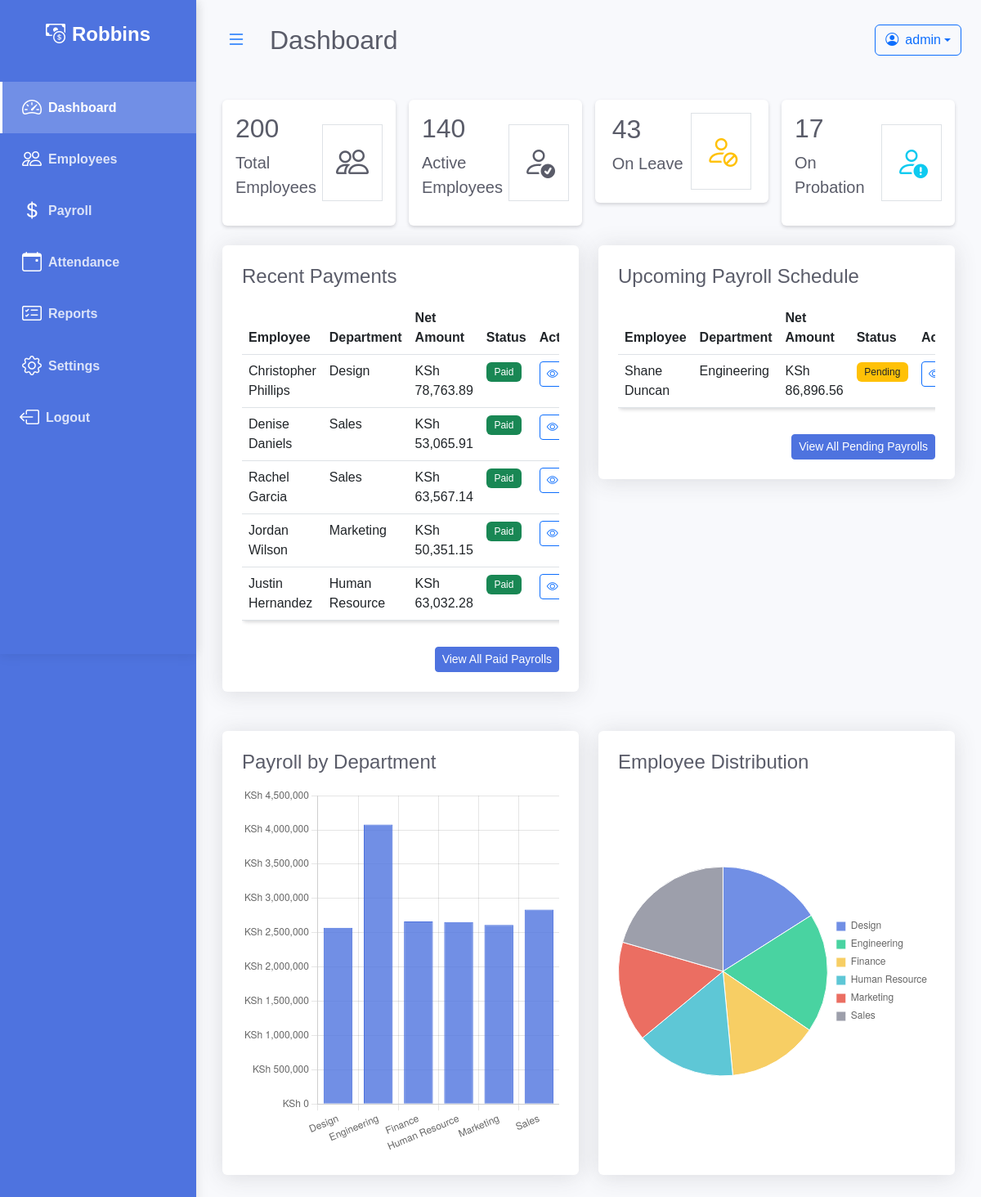
The page / (signed in) on the database as committed earlier.
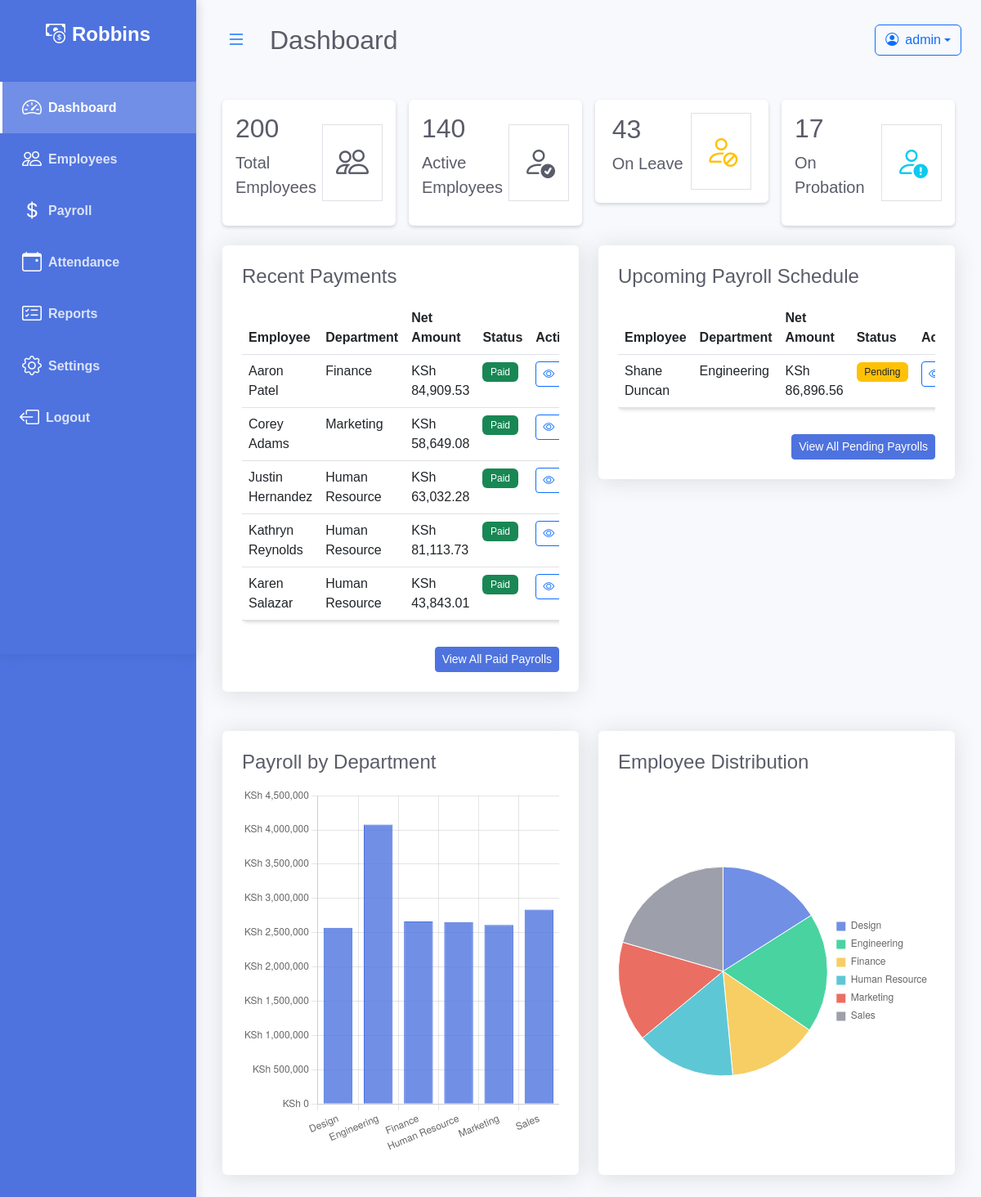
The same page on the database as committed later.
### payroll/models.py (models this page shows, shortened)
class Payroll(models.Model):
    reference_id = models.CharField(
        max_length=50,  # Increased length to accommodate UUID
        unique=True,
        help_text="Unique reference ID for this payroll",
        editable=False  # Prevent manual editing
    )
    PAYMENT_STATUS_CHOICES = [
        ('paid', 'Paid'),
        ('pending', 'Pending'),
    ]
    employee = models.ForeignKey(Employee, on_delete=models.CASCADE, related_name='payrolls')
    pay_period = models.DateField(
        default=timezone.now,
        help_text="Period for which this payroll is generated"
    )
    gross_salary = models.DecimalField(max_digits=10, decimal_places=2)
    total_allowances = models.DecimalField(max_digits=10, decimal_places=2, default=0.00)
    total_deductions = models.DecimalField(max_digits=10, decimal_places=2, default=0.00)
    net_salary = models.DecimalField(max_digits=10, decimal_places=2)
    payment_status = models.CharField(
        max_length=20,
        choices=PAYMENT_STATUS_CHOICES,
        default='pending'
    )
    payment_date = models.DateField(blank=True, null=True)
    created_at = models.DateTimeField(auto_now_add=True)
    updated_at = models.DateTimeField(auto_now=True)
    tax_rate = models.DecimalField(max_digits=5, decimal_places=2, default=0)
    health_insurance = models.DecimalField(max_digits=10, decimal_places=2, default=0)
    retirement_rate = models.DecimalField(max_digits=5, decimal_places=2, default=0)
    tax_amount = models.DecimalField(max_digits=10, decimal_places=2, default=0)
    retirement_amount = models.DecimalField(max_digits=10, decimal_places=2, default=0)
    class Meta:
        ordering = ['-pay_period', 'employee__first_name']
        unique_together = ['employee', 'pay_period']

class Employee(models.Model):
    ACTIVE_STATUS = [
        ('active', 'Active'),
        ('on_leave', 'On Leave'),
        ('probation', 'Probation'),
    ]
    DEPARTMENT_CHOICES = [
        ('engineering', 'Engineering'),
        ('marketing', 'Marketing'),
        ('sales', 'Sales'),
        ('human_resource', 'Human Resource'),
        ('finance', 'Finance'),
        ('design', 'Design'),
    ]
    first_name = models.CharField(max_length=30)
    last_name = models.CharField(max_length=30)
    email = models.EmailField()
    phone_number = models.CharField(max_length=15, blank=True, null=True)
    hire_date = models.DateField()
    department = models.CharField(
        max_length=20,
        choices=DEPARTMENT_CHOICES,
        null=True,
        blank=True,
    )
    salary = models.DecimalField(max_digits=10, decimal_places=2)
    is_active = models.CharField(
        max_length=10,
        choices=ACTIVE_STATUS,
        default='active',
    )

### payroll/views.py (the view)
# urls.py: path('', views.index, name='index'),
@login_required
def index(request):
    total_employees = Employee.objects.count()
    active_employees = Employee.objects.filter(is_active='active').count()
    on_leave_employees = Employee.objects.filter(is_active='on_leave').count()
    probation_employees = Employee.objects.filter(is_active='probation').count()
    recent_payrolls = Payroll.objects.filter(payment_status='paid').select_related('employee').order_by('-payment_date')[:5]
    today = timezone.now().date()
    upcoming_pending_payrolls = Payroll.objects.filter(
        payment_status='pending',
        pay_period__gte=today  # Filter for pay periods today or in the future
    ).exclude(payment_status='paid').select_related('employee').order_by('pay_period')[:5]
    context = {
        'total_employees': total_employees,
        'upcoming_pending_payrolls': upcoming_pending_payrolls,  # Renamed context variable
        'recent_payrolls': recent_payrolls,  # Add recent payrolls to context
        'active_employees': active_employees,
        'on_leave_employees': on_leave_employees,
        'probation_employees': probation_employees,
        'upcoming_periods': get_payroll_periods(),
    }
    department_data = {}
    for employee in Employee.objects.filter(is_active='active'):
        department = employee.get_department_display()
        payroll_records = Payroll.objects.filter(employee=employee, payment_status='paid')
        total_salary = sum(record.net_salary for record in payroll_records)
        if department in department_data:
            department_data[department] += total_salary
        else:
            department_data[department] = total_salary
    context['department_data'] = department_data
    department_data = Employee.objects.values('department').annotate(
    total_payroll=Sum('salary'),
    employee_count=Count('id')
    )
    chart_departments = [dict(Employee.DEPARTMENT_CHOICES)[dept['department']] for dept in department_data]
    payroll_by_department = [float(dept['total_payroll'] or 0) for dept in department_data]
    employees_by_department = [dept['employee_count'] for dept in department_data]
    context.update({
    'total_employees': total_employees,
    'active_employees': active_employees,
    'on_leave_employees': on_leave_employees,
    'probation_employees': probation_employees,
    'upcoming_pending_payrolls': upcoming_pending_payrolls,
    'recent_payrolls': recent_payrolls,
    'upcoming_periods': get_payroll_periods(),
    'chart_departments': json.dumps(chart_departments),
    'payroll_by_department': json.dumps(payroll_by_department),
    'employees_by_department': json.dumps(employees_by_department),
    })
    status_counts = Employee.objects.values('is_active').annotate(count=Count('id'))
    status_counts_dict = {item['is_active']: item['count'] for item in status_counts}
    context['status_counts'] = status_counts_dict
    return render(request, 'index.html', context)

### payroll/templatetags/company_tags.py (called while the page is built)
@register.simple_tag
def get_company_name():
    company = Company.objects.first()
    return company.name if company else "PayPulse"

### payroll/views.py (called while the page is built)
def get_payroll_periods():
    today = timezone.now().date()
    periods = []
    for month in range(3):  # Next 3 months
        date = today.replace(day=1) + timezone.timedelta(days=32*month)
        periods.extend([
            {
                'value': f"{date.year}-{date.month}-1",
                'label': f"{date.strftime('%B')} 1-15, {date.year}"
            },
            {
                'value': f"{date.year}-{date.month}-2",
                'label': f"{date.strftime('%B')} 16-{(date.replace(day=1) + timezone.timedelta(days=32)).replace(day=1).day-1}, {date.year}"
            }
        ])
    return periods

### templates/index.html (shortened to what the changed rows need)
{% extends 'base.html' %}
{% load static %}
{% load humanize %}
{% block page_title %}Dashboard{% endblock %}
{% block content %}
<div class="row my-4">
  <div class="col-md-6">
    <div class="bg-white rounded shadow p-4 mb-4">
      <div class="table-responsive-card">
        <table class="table bg-white rounded shadow-sm table-hover" id="recentPayrollsTable">
          <thead>
            <tr>
              <th scope="col">Employee</th>
              <th scope="col">Department</th>
              <th scope="col">Net Amount</th>
              <th scope="col">Status</th>
              <th scope="col">Actions</th>
            </tr>
          </thead>
          <tbody>
            {% for payroll in recent_payrolls %}
            <tr>
              <td data-label="Employee">{{ payroll.employee.first_name }} {{ payroll.employee.last_name }}</td>
              <td data-label="Department">{{ payroll.employee.get_department_display }}</td>
              <td data-label="Net Amount">KSh {{ payroll.net_salary|floatformat:2|intcomma }}</td>
              <td data-label="Status">
                <span class="badge bg-success">
                  {{ payroll.get_payment_status_display }}
                </span>
              </td>
              <td data-label="Actions">
                <div class="btn-group btn-group-sm">
                  <a href="{% url 'payroll_detail' payroll.id %}" class="btn btn-outline-primary" title="View Details">
                    <i class="bi bi-eye"></i>
                  </a>
                </div>
              </td>
            </tr>
            {% empty %}
            <tr>
              <td colspan="5" class="text-center text-muted">No recent paid payrolls found.</td>
            </tr>
            {% endfor %}
          </tbody>
        </table>
      </div>
    </div>
  </div>
  <div class="col-md-6">
    <div class="bg-white rounded shadow p-4 mb-4">
      <div class="table-responsive-card">
        <table class="table bg-white rounded shadow-sm table-hover" id="upcomingPayrollsTable">
          <thead>
            <tr>
              <th scope="col">Employee</th>
              <th scope="col">Department</th>
              <th scope="col">Net Amount</th>
              <th scope="col">Status</th>
              <th scope="col">Actions</th>
            </tr>
          </thead>
          <tbody>
            {% for payroll in upcoming_pending_payrolls %}
            <tr>
              <td data-label="Employee">{{ payroll.employee.first_name }} {{ payroll.employee.last_name }}</td>
              <td data-label="Department">{{ payroll.employee.get_department_display }}</td>
              <td data-label="Net Amount">KSh {{ payroll.net_salary|floatformat:2|intcomma }}</td>
              <td data-label="Status"><span class="badge bg-warning text-dark">{{ payroll.get_payment_status_display }}</span></td>
              <td data-label="Actions">
                <div class="btn-group btn-group-sm">
                  <a href="{% url 'payroll_detail' payroll.id %}" class="btn btn-outline-primary" title="View Details">
                    <i class="bi bi-eye"></i>
                  </a>
                </div>
              </td>
            </tr>
            {% empty %}
            <tr>
              <td colspan="5" class="text-center text-muted">No upcoming payrolls scheduled.</td>
            </tr>
            {% endfor %}
          </tbody>
        </table>
      </div>
    </div>
  </div>
</div>
{% endblock %}

Rows that differ between the two databases and show on the page:
no longer on this page (row unchanged): Payroll: employee.first_name "Christopher", employee.last_name "Phillips", employee.department "Design", net_salary "78,763.89", payment_status "Paid", shown under "Recent Payments"
no longer on this page (row unchanged): Payroll: employee.first_name "Denise", employee.last_name "Daniels", employee.department "Sales", net_salary "53,065.91", payment_status "Paid", shown under "Recent Payments"
no longer on this page (row unchanged): Payroll: employee.first_name "Rachel", employee.last_name "Garcia", employee.department "Sales", net_salary "63,567.14", payment_status "Paid", shown under "Recent Payments"
no longer on this page (row unchanged): Payroll: employee.first_name "Jordan", employee.last_name "Wilson", employee.department "Marketing", net_salary "50,351.15", payment_status "Paid", shown under "Recent Payments"
added Payroll: employee.first_name "Aaron", employee.last_name "Patel", employee.department "Finance", net_salary "84,909.53", payment_status "Paid", shown under "Recent Payments"
added Payroll: employee.first_name "Corey", employee.last_name "Adams", employee.department "Marketing", net_salary "58,649.08", payment_status "Paid", shown under "Recent Payments"
added Payroll: employee.first_name "Kathryn", employee.last_name "Reynolds", employee.department "Human Resource", net_salary "81,113.73", payment_status "Paid", shown under "Recent Payments"
added Payroll: employee.first_name "Karen", employee.last_name "Salazar", employee.department "Human Resource", net_salary "43,843.01", payment_status "Paid", shown under "Recent Payments"
